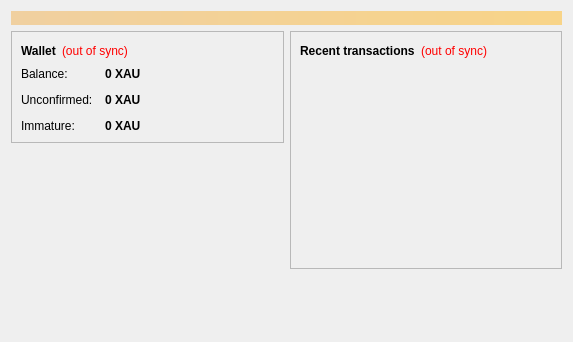
<?xml version="1.0" encoding="UTF-8"?>
<ui version="4.0">
 <class>OverviewPage</class>
 <widget class="QWidget" name="OverviewPage">
  <property name="geometry">
   <rect>
    <x>0</x>
    <y>0</y>
    <width>573</width>
    <height>342</height>
   </rect>
  </property>
  <property name="windowTitle">
   <string>Form</string>
  </property>
  <layout class="QVBoxLayout" name="topLayout">
   <item>
    <widget class="QLabel" name="labelAlerts">
     <property name="visible">
      <bool>false</bool>
     </property>
     <property name="styleSheet">
      <string notr="true">background-color: qlineargradient(x1: 0, y1: 0, x2: 1, y2: 0, stop:0 #F0D0A0, stop:1 #F8D488); color:#000000;</string>
     </property>
     <property name="wordWrap">
      <bool>true</bool>
     </property>
     <property name="margin">
      <number>3</number>
     </property>
    </widget>
   </item>
   <item>
    <layout class="QHBoxLayout" name="horizontalLayout" stretch="1,1">
     <item>
      <layout class="QVBoxLayout" name="verticalLayout_2">
       <item>
        <widget class="QFrame" name="frame">
         <property name="frameShape">
          <enum>QFrame::StyledPanel</enum>
         </property>
         <property name="frameShadow">
          <enum>QFrame::Raised</enum>
         </property>
         <layout class="QVBoxLayout" name="verticalLayout_4">
          <item>
           <layout class="QHBoxLayout" name="horizontalLayout_4">
            <item>
             <widget class="QLabel" name="label_5">
              <property name="font">
               <font>
                <weight>75</weight>
                <bold>true</bold>
               </font>
              </property>
              <property name="text">
               <string>Wallet</string>
              </property>
             </widget>
            </item>
            <item>
             <widget class="QLabel" name="labelWalletStatus">
              <property name="toolTip">
               <string>The displayed information may be out of date. Your wallet automatically synchronizes with the xaucoin network after a connection is established, but this process has not completed yet.</string>
              </property>
              <property name="styleSheet">
               <string notr="true">QLabel { color: red; }</string>
              </property>
              <property name="text">
               <string notr="true">(out of sync)</string>
              </property>
              <property name="alignment">
               <set>Qt::AlignLeading|Qt::AlignLeft|Qt::AlignVCenter</set>
              </property>
             </widget>
            </item>
            <item>
             <spacer name="horizontalSpacer_2">
              <property name="orientation">
               <enum>Qt::Horizontal</enum>
              </property>
              <property name="sizeHint" stdset="0">
               <size>
                <width>40</width>
                <height>20</height>
               </size>
              </property>
             </spacer>
            </item>
           </layout>
          </item>
          <item>
           <layout class="QFormLayout" name="formLayout_2">
            <property name="fieldGrowthPolicy">
             <enum>QFormLayout::AllNonFixedFieldsGrow</enum>
            </property>
            <property name="horizontalSpacing">
             <number>12</number>
            </property>
            <property name="verticalSpacing">
             <number>12</number>
            </property>
            <item row="0" column="0">
             <widget class="QLabel" name="label">
              <property name="text">
               <string>Balance:</string>
              </property>
             </widget>
            </item>
            <item row="0" column="1">
             <widget class="QLabel" name="labelBalance">
              <property name="font">
               <font>
                <weight>75</weight>
                <bold>true</bold>
               </font>
              </property>
              <property name="cursor">
               <cursorShape>IBeamCursor</cursorShape>
              </property>
              <property name="toolTip">
               <string>Your current balance</string>
              </property>
              <property name="text">
               <string notr="true">0 XAU</string>
              </property>
              <property name="textInteractionFlags">
               <set>Qt::LinksAccessibleByMouse|Qt::TextSelectableByKeyboard|Qt::TextSelectableByMouse</set>
              </property>
             </widget>
            </item>
            <item row="1" column="0">
             <widget class="QLabel" name="label_3">
              <property name="text">
               <string>Unconfirmed:</string>
              </property>
             </widget>
            </item>
            <item row="1" column="1">
             <widget class="QLabel" name="labelUnconfirmed">
              <property name="font">
               <font>
                <weight>75</weight>
                <bold>true</bold>
               </font>
              </property>
              <property name="cursor">
               <cursorShape>IBeamCursor</cursorShape>
              </property>
              <property name="toolTip">
               <string>Total of transactions that have yet to be confirmed, and do not yet count toward the current balance</string>
              </property>
              <property name="text">
               <string notr="true">0 XAU</string>
              </property>
              <property name="textInteractionFlags">
               <set>Qt::LinksAccessibleByMouse|Qt::TextSelectableByKeyboard|Qt::TextSelectableByMouse</set>
              </property>
             </widget>
            </item>
            <item row="2" column="0">
             <widget class="QLabel" name="labelImmatureText">
              <property name="text">
               <string>Immature:</string>
              </property>
             </widget>
            </item>
            <item row="2" column="1">
             <widget class="QLabel" name="labelImmature">
              <property name="font">
               <font>
                <weight>75</weight>
                <bold>true</bold>
               </font>
              </property>
              <property name="toolTip">
               <string>Mined balance that has not yet matured</string>
              </property>
              <property name="text">
               <string notr="true">0 XAU</string>
              </property>
              <property name="textInteractionFlags">
               <set>Qt::LinksAccessibleByMouse|Qt::TextSelectableByKeyboard|Qt::TextSelectableByMouse</set>
              </property>
             </widget>
            </item>
           </layout>
          </item>
         </layout>
        </widget>
       </item>
       <item>
        <spacer name="verticalSpacer">
         <property name="orientation">
          <enum>Qt::Vertical</enum>
         </property>
         <property name="sizeHint" stdset="0">
          <size>
           <width>20</width>
           <height>40</height>
          </size>
         </property>
        </spacer>
       </item>
      <item>
         <widget class="QLabel" name="coinimage">
          <property name="text">
           <string/>
          </property>
          <property name="pixmap">
           <pixmap resource="../bitcoin.qrc">:/icons/bitcoin</pixmap>
          </property>
          <property name="scaledContents">
           <bool>false</bool>
          </property>
          <property name="alignment">
           <set>Qt::AlignCenter</set>
          </property>
          <property name="margin">
           <number>-2</number>
          </property>
         </widget>
        </item>
      </layout>
     </item>
     <item>
      <layout class="QVBoxLayout" name="verticalLayout_3">
       <item>
        <widget class="QFrame" name="frame_2">
         <property name="frameShape">
          <enum>QFrame::StyledPanel</enum>
         </property>
         <property name="frameShadow">
          <enum>QFrame::Raised</enum>
         </property>
         <layout class="QVBoxLayout" name="verticalLayout">
          <item>
           <layout class="QHBoxLayout" name="horizontalLayout_2">
            <item>
             <widget class="QLabel" name="label_4">
              <property name="text">
               <string>&lt;b&gt;Recent transactions&lt;/b&gt;</string>
              </property>
             </widget>
            </item>
            <item>
             <widget class="QLabel" name="labelTransactionsStatus">
              <property name="toolTip">
               <string>The displayed information may be out of date. Your wallet automatically synchronizes with the xaucoin network after a connection is established, but this process has not completed yet.</string>
              </property>
              <property name="styleSheet">
               <string notr="true">QLabel { color: red; }</string>
              </property>
              <property name="text">
               <string notr="true">(out of sync)</string>
              </property>
              <property name="alignment">
               <set>Qt::AlignRight|Qt::AlignTrailing|Qt::AlignVCenter</set>
              </property>
             </widget>
            </item>
            <item>
             <spacer name="horizontalSpacer">
              <property name="orientation">
               <enum>Qt::Horizontal</enum>
              </property>
              <property name="sizeHint" stdset="0">
               <size>
                <width>40</width>
                <height>20</height>
               </size>
              </property>
             </spacer>
            </item>
           </layout>
          </item>
          <item>
           <widget class="QListView" name="listTransactions">
            <property name="styleSheet">
             <string notr="true">QListView { background: transparent; }</string>
            </property>
            <property name="frameShape">
             <enum>QFrame::NoFrame</enum>
            </property>
            <property name="verticalScrollBarPolicy">
             <enum>Qt::ScrollBarAlwaysOff</enum>
            </property>
            <property name="horizontalScrollBarPolicy">
             <enum>Qt::ScrollBarAlwaysOff</enum>
            </property>
            <property name="selectionMode">
             <enum>QAbstractItemView::NoSelection</enum>
            </property>
           </widget>
          </item>
         </layout>
        </widget>
       </item>
       <item>
        <spacer name="verticalSpacer_2">
         <property name="orientation">
          <enum>Qt::Vertical</enum>
         </property>
         <property name="sizeHint" stdset="0">
          <size>
           <width>20</width>
           <height>40</height>
          </size>
         </property>
        </spacer>
       </item>
      </layout>
     </item>
    </layout>
   </item>
  </layout>
 </widget>
 <resources/>
 <connections/>
</ui>
